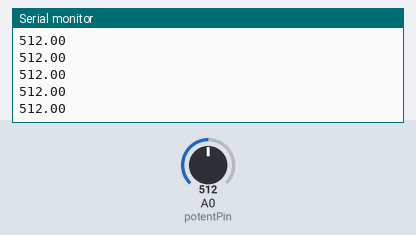
Bench run of a sketch on a simulated Arduino Uno, built with avr-gcc and run on an emulated ATmega328P. On the bench: the last lines printed to the serial monitor. The test bench sets the inputs (shaded band); at power-on: A0 (potentPin) = 512.

Above: at 1.2 s.
1.3 s: A0 (potentPin) set to 716
At 1.63 s:
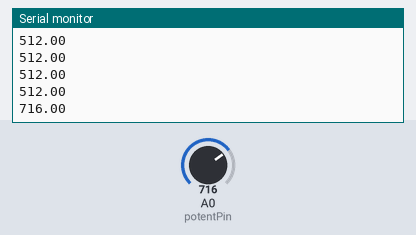
2.8 s: A0 (potentPin) set to 900
At 2.88 s:
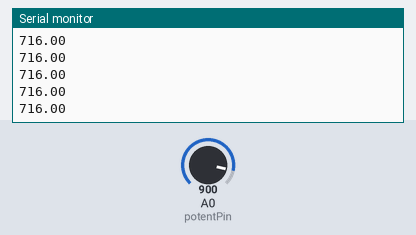
Timing chart, 0 to 5.8 s (numbered marks = the images above; inputs shaded):
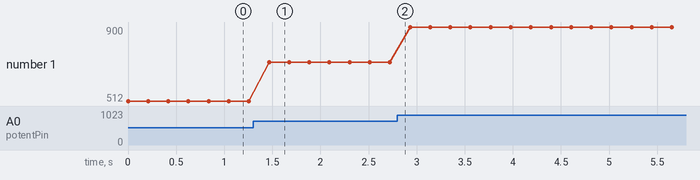

The sketch:

potentiometerTest.ino
```cpp
#include <SoftwareSerial.h> // library used to make other pins on Arduino board TX and RX

// potentiometer variables
double potentOutput = 0; // this will store the output from the potentiometer
int potentPin = A0; // this will be the pin number for the potentiometer

// bluetooth variables
SoftwareSerial BT(3, 2); // RX = 3, TX = 2 are the pins on the arduino board i'm using


void setup() {
  // put your setup code here, to run once:
  Serial.begin(9600); // this will enable serial monitoring on ide
  BT.begin(9600); // this will enable us to send serial data
}

void loop() {
  // put your main code here, to run repeatedly:
  potentOutput = analogRead(potentPin); // this reads from the potentiometer and stores in variable
  Serial.println(potentOutput); // prints stored value onto the serial monitor
  BT.println(potentOutput); // sends over data to bluetooth connected device
  delay(200); // delay to slow down displayed output
}
```

Measured:
- after the input at 1.3 s, the serial monitor: prints a new line after 0.17 s (image 1)
- plotted number 1: 512 → 716 after the input at 1.3 s, 716 → 900 after the input at 2.8 s
